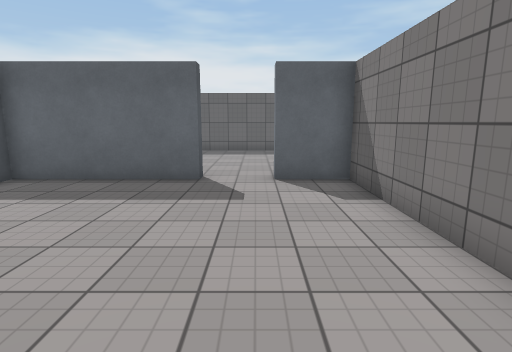
view 1 (above)

16 first-person views from a walk through a Unity game level. The camera is 1.5 m above the floor, tilts 10° down and sees 80° across. The floor is counted in squares, 1 m on a side. Each view is taken from the middle of a square. On the plan, view 1 faces up. The plan holds only what a view shows up to about 15 squares ahead; the rest is blank. The place goes on beyond the plan. The player character is not drawn. Surface patterns are stand-ins for the level's own textures.

view 2
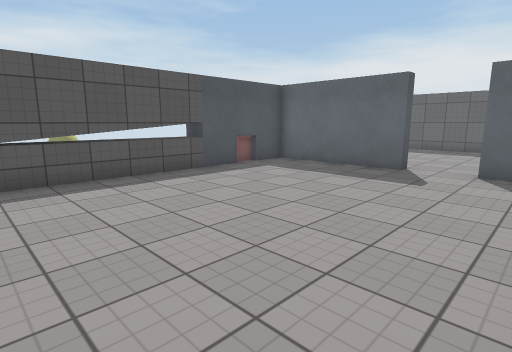

view 3
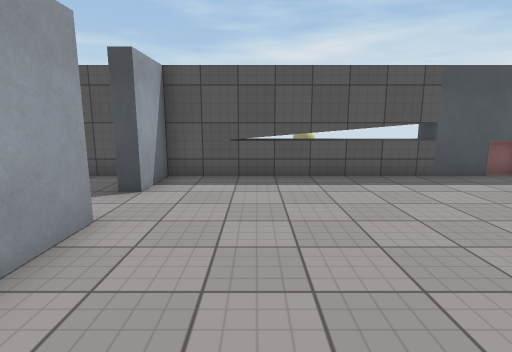

view 4
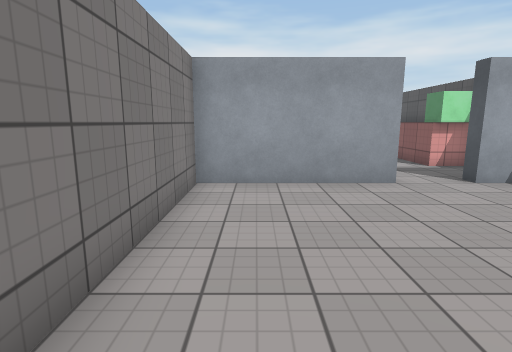

view 5
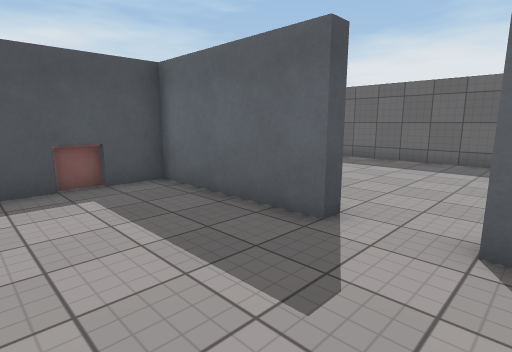

view 6
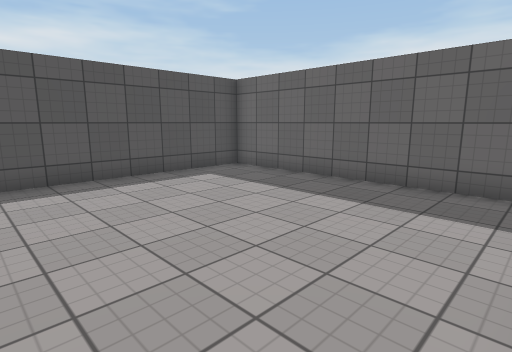

view 7
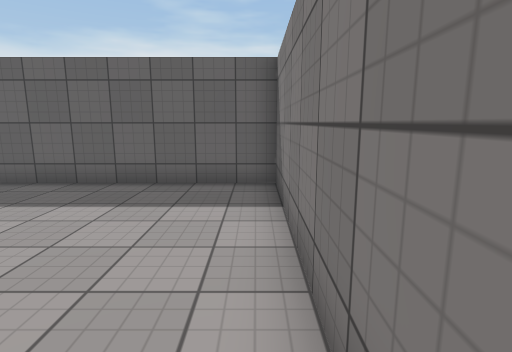

view 8
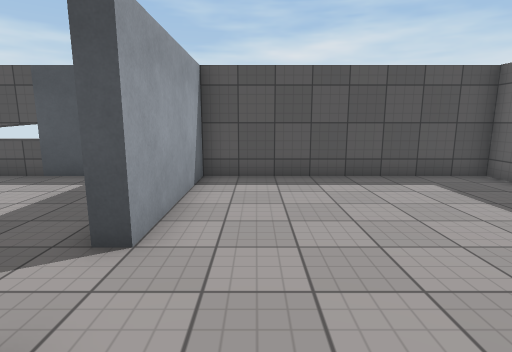

view 9
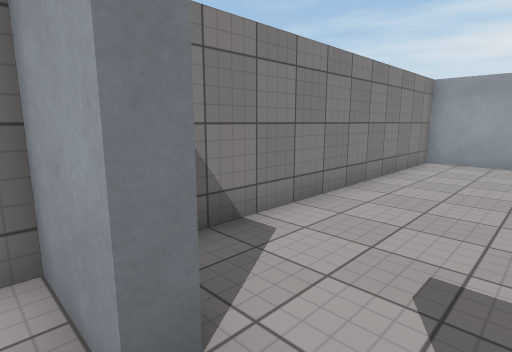

view 10
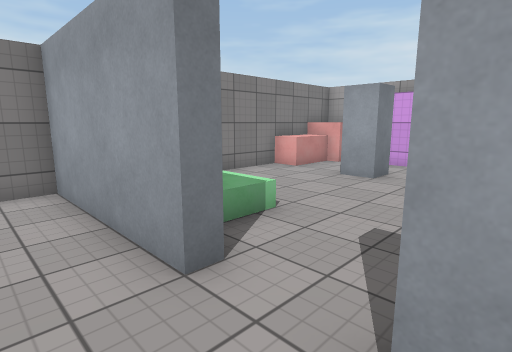

view 11
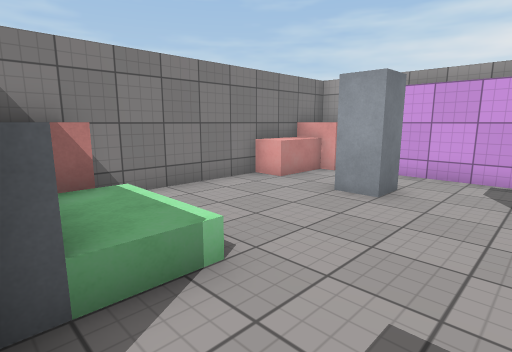

view 12
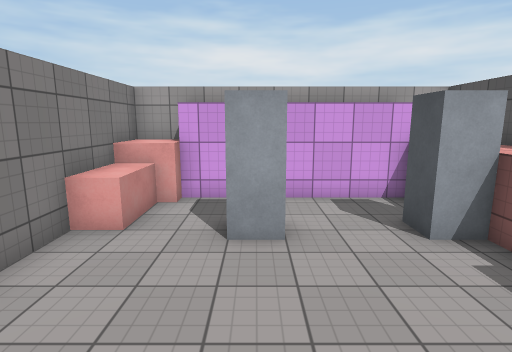

view 13
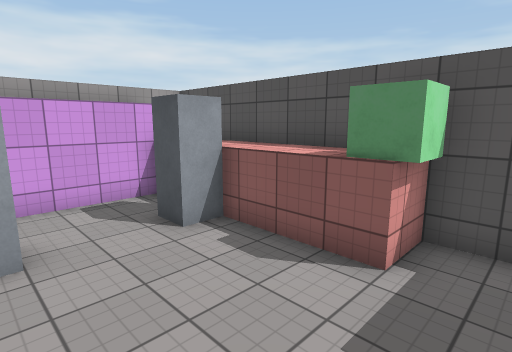

view 14
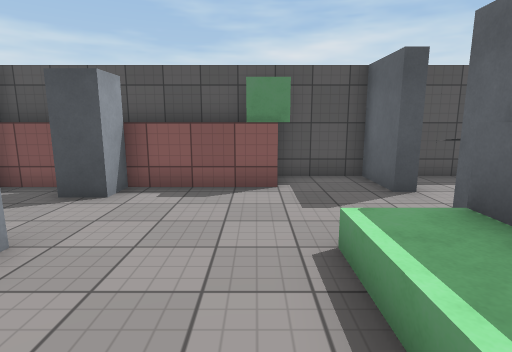

view 15
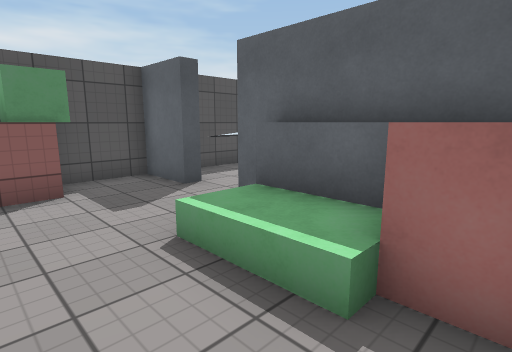

view 16
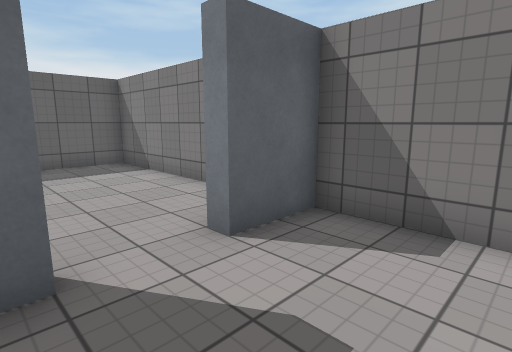

### Floor plan
Key: @ floor where view 1 was taken; # wall or solid block; . main floor; : floor 0.5 m higher than the main floor; / step, stairs or slope; ^ raised ledge.
Columns run from 7 left of view 1 to 3 right of it. Each row starts with its distance up from view 1.
 17 ###########
 16 #.........#
 15 #.........#
 14 #.........#
 13 #.........#
 12 #.........#
 11 #.........#
 10 #.........#
  9 #.........#
  8 ######..###
  7 #.........#
  6 #.........#
  5 #.........#
  4 #.........#
  3 ^.........#
  2 #.........#
  1 #.........#
  0 #......@..#
 -1 #.........#
 -2 #.........#
 -3 #.........#
 -4 ###..######
 -5 #.....::^^#
 -6 ###...///.#
 -7 ###.......#
 -8 #^^.......#
 -9 #^^.......#
-10 #^##..#...#
-11 #^ #.....^#
-12 # ^......^#
-13 # #######^#
-14 #       ###

Positions as (right, up) in squares from view 1, and headings:
1: (0, 0), facing up
2: (2, -2), facing up-left
3: (2, -1), facing left
4: (1, 4), facing down
5: (1, 4), facing up-left
6: (2, 9), facing up-left
7: (2, 9), facing up
8: (2, 10), facing left
9: (-1, 9), facing down-right
10: (-5, -2), facing down-right
11: (-4, -4), facing down-right
12: (-1, -5), facing down
13: (-1, -5), facing down-left
14: (2, -7), facing left
15: (2, -8), facing up-left
16: (-2, 5), facing up-right
